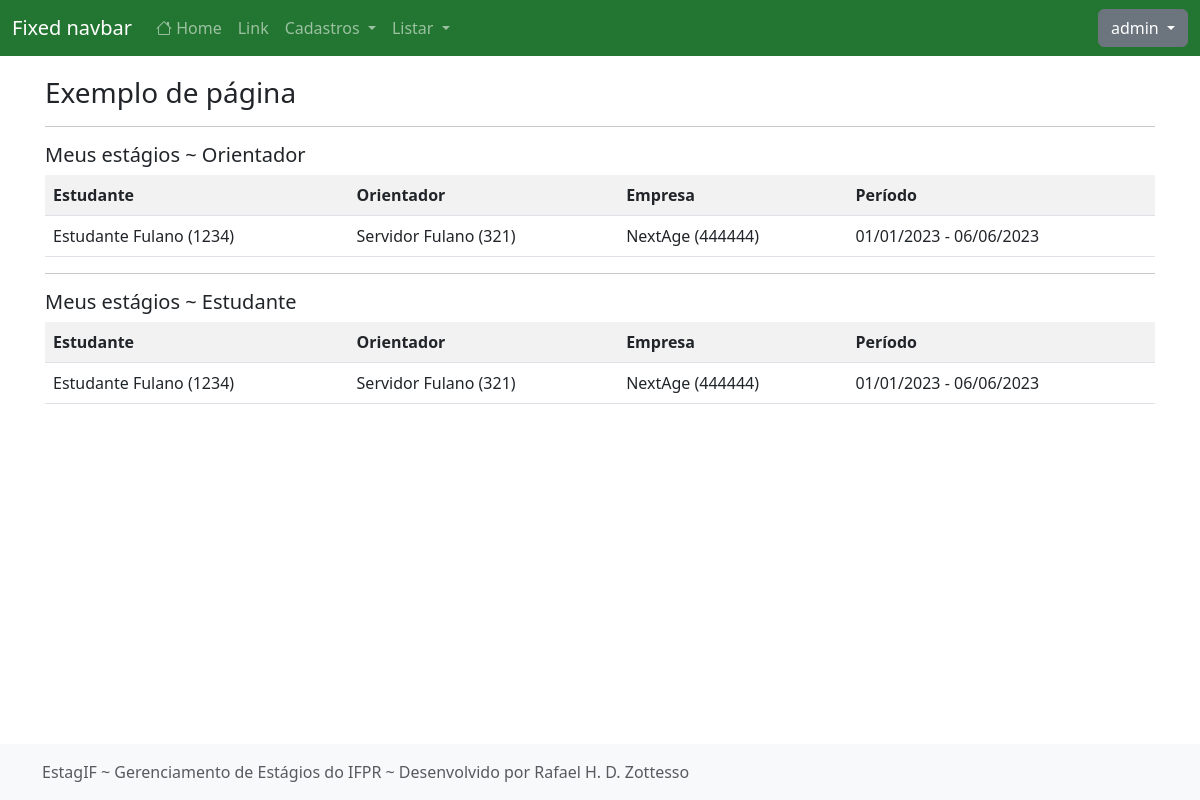
The app's page / (signed in), older data.
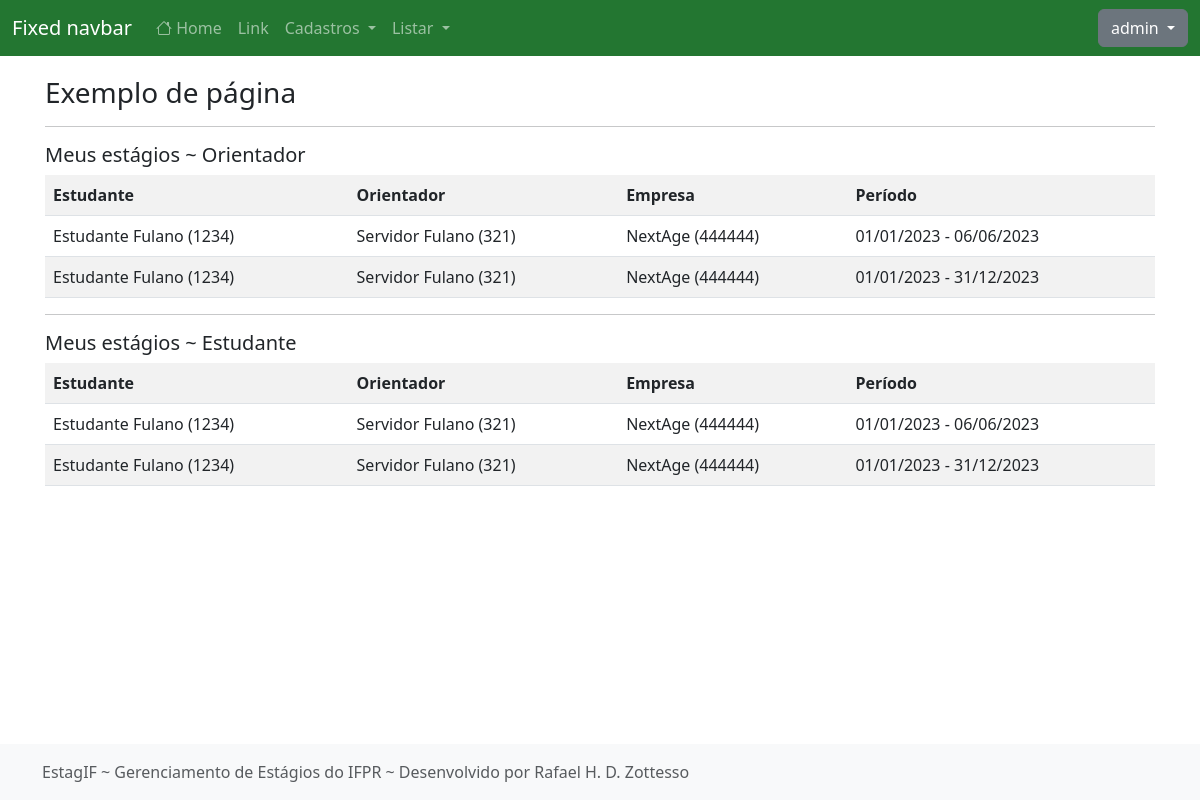
The same page, newer data.
### cadastros/models.py (models this page shows, shortened)
class Estagio(models.Model):
    estudante = models.ForeignKey(Estudante, on_delete=models.PROTECT)
    intermediario = models.ForeignKey(Intermediario, on_delete=models.PROTECT, verbose_name="intermediário")
    unidade_concedente = models.ForeignKey(UnidadeConcedente, on_delete=models.PROTECT)
    responssvel_empresa = models.ForeignKey(Responsavel, on_delete=models.PROTECT, verbose_name="responsável na empresa")
    orientador = models.ForeignKey(Servidor, on_delete=models.PROTECT)
    data_inicio = models.DateTimeField(verbose_name="data de início")
    data_termino = models.DateTimeField(verbose_name="data de término", null=True)
    ch_semanal = models.IntegerField(verbose_name="carga horária semanal")
    situacao = models.ForeignKey(Situacao, on_delete=models.PROTECT, verbose_name="situação")
    observacoes = models.TextField(blank=True, null=True, verbose_name="observações")
    data_protocolo = models.DateTimeField(auto_now_add=True)
    atualizado_em = models.DateTimeField(auto_now=True)
    cadastrado_em = models.DateTimeField(auto_now_add=True)
    cadastrado_por = models.ForeignKey(User, on_delete=models.PROTECT)
    class Meta:
        verbose_name = "Estágio"
        ordering = ['-data_inicio']

class Estudante(models.Model):
    nome = models.CharField(max_length=50)
    cpf = models.CharField(max_length=14, verbose_name="CPF", unique=True)
    data_nascimento = models.DateField()
    telefone = models.CharField(max_length=15)
    email = models.EmailField(max_length=100)
    matricula = models.CharField(max_length=15, verbose_name="matrícula")
    curso = models.ForeignKey(Curso, on_delete=models.PROTECT)
    campus = models.ForeignKey(Campus, on_delete=models.PROTECT)
    usuario = models.OneToOneField(User, on_delete=models.CASCADE)
    atualizado_em = models.DateTimeField(auto_now=True)
    cadastrado_em = models.DateTimeField(auto_now_add=True)
    def __str__(self):
        return f"{self.nome} ({self.matricula})"

class Servidor(models.Model):
    nome = models.CharField(max_length=50)
    cpf = models.CharField(max_length=14, verbose_name="CPF", unique=True)
    data_nascimento = models.DateField()
    telefone = models.CharField(max_length=15)
    email = models.EmailField(max_length=100)
    siape = models.CharField(max_length=15, verbose_name="SIAPE")
    campus = models.ForeignKey(Campus, on_delete=models.PROTECT)
    usuario = models.OneToOneField(User, on_delete=models.CASCADE)
    atualizado_em = models.DateTimeField(auto_now=True)
    cadastrado_em = models.DateTimeField(auto_now_add=True)
    def __str__(self):
        return f"{self.nome} ({self.siape})"
    class Meta:
        verbose_name_plural = "Servidores"

class UnidadeConcedente(models.Model):
    nome = models.CharField(max_length=50)
    email = models.EmailField(max_length=100)
    telefone = models.CharField(max_length=15)
    documento = models.CharField(max_length=18, help_text="Preencha com o CNPJ ou CPF (caso pessoa física)")
    atualizado_em = models.DateTimeField(auto_now=True)
    cadastrado_em = models.DateTimeField(auto_now_add=True)
    def __str__(self):
        return f"{self.nome} ({self.documento})"
    class Meta:
        verbose_name_plural = "Unidades Concedentes"

### paginas/views.py (the view)
# urls.py: path("", IndexView.as_view(), name="pagina-inicial"),
class IndexView(TemplateView):
    template_name = "paginas/index.html"
    def get_context_data(self, *args, **kwargs):
        dados = super().get_context_data(*args, **kwargs)
        if (self.request.user.is_authenticated):
            dados["estagios_estudante"] = Estagio.objects.filter(
                estudante__usuario = self.request.user,
            ).select_related("estudante", "orientador", "unidade_concedente")
            dados["estagios_orientador"] = Estagio.objects.filter(
                orientador__usuario=self.request.user,
            ).select_related("estudante", "orientador", "unidade_concedente")
        return dados

### paginas/templates/paginas/index.html
{% extends 'paginas/modelo.html' %}
{% load static %}
{% block conteudo %}
<h3 class="mt-3">Exemplo de página</h3>
<hr>
{% if request.user.is_authenticated %}
<h5>Meus estágios ~ Orientador</h5>
<table class="table table-striped">
    <tr>
        <th>Estudante</th>
        <th>Orientador</th>
        <th>Empresa</th>
        <th>Período</th>
    </tr>
    {% for estagio in estagios_orientador %}
    <tr>
        <td>{{ estagio.estudante }}</td>
        <td>{{ estagio.orientador }}</td>
        <td>{{ estagio.unidade_concedente }}</td>
        <td>
            {{ estagio.data_inicio|date:"d/m/Y" }}
            -
            {{ estagio.data_termino|date:"d/m/Y" }}
        </td>
    </tr>
    {% empty %}
    <tr>
        <th colspan="100%">Nenhum estágio encontrado.</th>
    </tr>
    {% endfor %}
</table>
<hr>
<h5>Meus estágios ~ Estudante</h5>
<table class="table table-striped">
    <tr>
        <th>Estudante</th>
        <th>Orientador</th>
        <th>Empresa</th>
        <th>Período</th>
    </tr>
    {% for estagio in estagios_estudante %}
    <tr>
        <td>{{ estagio.estudante }}</td>
        <td>{{ estagio.orientador }}</td>
        <td>{{ estagio.unidade_concedente }}</td>
        <td>
            {{ estagio.data_inicio|date:"d/m/Y" }}
             -
            {{ estagio.data_termino|date:"d/m/Y" }}</td>
    </tr>
    {% empty %}
    <tr>
        <th colspan="100%">Nenhum estágio encontrado.</th>
    </tr>
    {% endfor %}
</table>
{% else %}
<p>
    Faça o login ou se registre no sistema.
</p>
{% endif %}
{% endblock %}

Row changes from the older to the newer data that the page shows:
added Estagio: estudante "Estudante Fulano (1234)", orientador "Servidor Fulano (321)", unidade_concedente "NextAge (444444)", data_inicio "01/01/2023", data_termino "31/12/2023"
